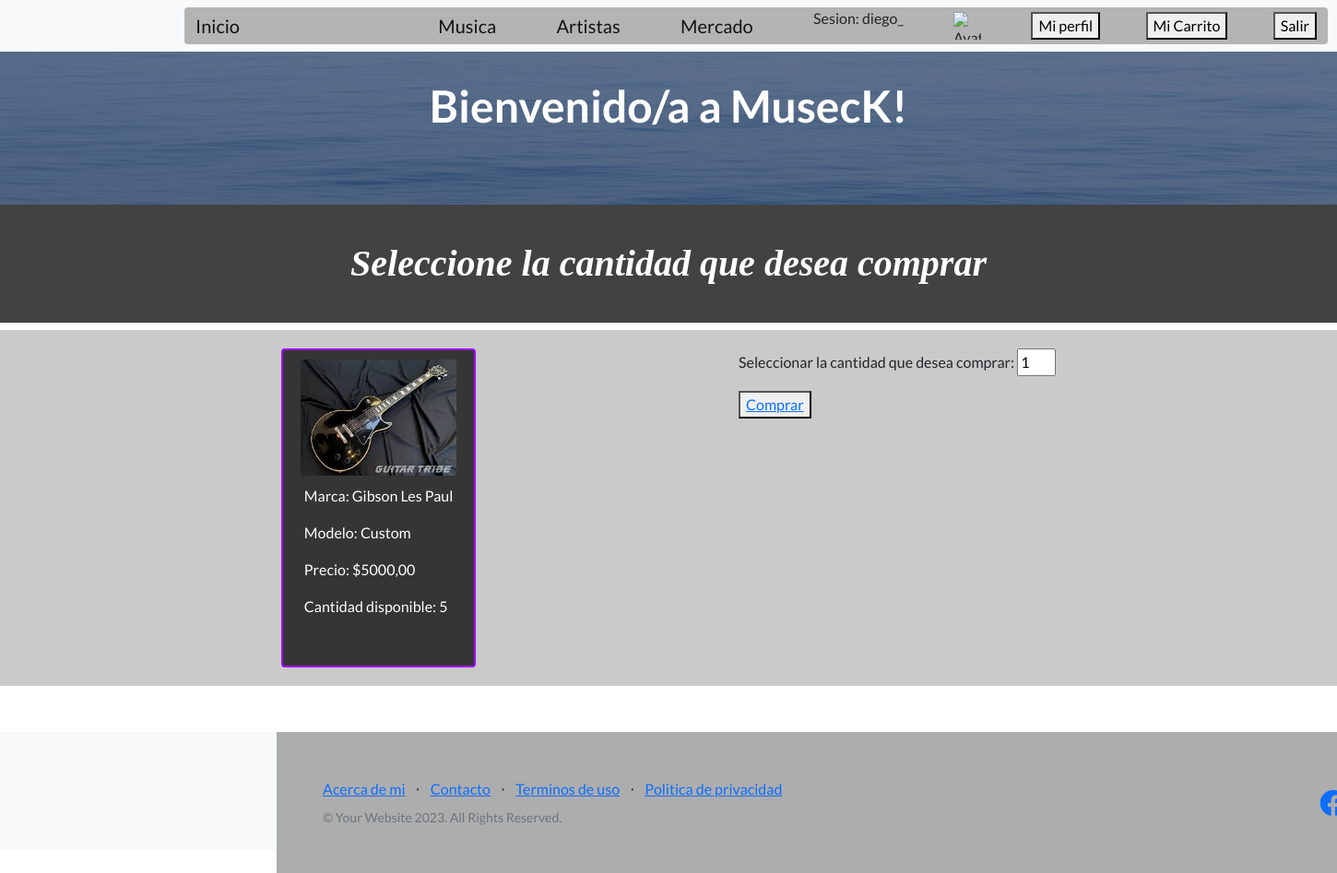
Screenshot of /app-include/datos-compras/6 (signed in) with the database file from the repository.
### AppPrueba/models.py (models this page shows, shortened)
class Instrumento(models.Model):
    TIPO_CHOICES = [
        ('guitarra', 'Guitarra'),
        ('bajo', 'Bajo'),
        ('baterias', 'Baterias'),
        ('violines', 'Violines'),
        ('ukeleles', 'Ukeleles'),
        ('saxofones', 'Saxofones'),
        ('pianos', 'Pianos'),
        ('acordeones' , 'Acordeones'),
        ('flautas' , 'Flautas'),
    ]
    marca = models.CharField(max_length=50, default='')
    modelo = models.CharField(max_length=50)
    precio = models.DecimalField(max_digits=10, decimal_places=2)
    cantidad_disponible = models.IntegerField(default=0)
    imagen = models.ImageField(upload_to='instrumentos/', null=True, blank=True)
    tipo = models.CharField(max_length=50, default="", choices=TIPO_CHOICES)

### AppPrueba/views.py (the view)
# urls.py: path("datos-compras/<pk>", comprar, name = "DatosCompras"),
def comprar(req, pk):
    instrumento = get_object_or_404(Instrumento, pk=pk)
    return render(req, "datos-compra.html", {"instrumento": instrumento})

### AppPrueba/context_processors.py (called while the page is built)
def avatar(request):
    if request.user.is_authenticated:
        try:
            avatar = Avatar.objects.get(user=request.user)
        except Avatar.DoesNotExist:
            avatar = None
    else:
        avatar = None
    return {'avatar': avatar}

### AppPrueba/templates/datos-compra.html
{% extends "padre.html" %}
{% block contenido_variable %}
    <h1 id="mi-h1">Seleccione la cantidad que desea comprar</h1>
    <div id="contenedor-general">
        <div id="contenedor-publicacion">
            <ul class="detalle-publicacion">
                <li class="lista-pubs">
                    {% if instrumento.imagen %}
                        <img id="mis-img" src="{{ instrumento.imagen.url }}" alt="Imagen del instrumento">
                    {% endif %}
                    <div class="datos-publicacion">
                        <p>Marca: {{ instrumento.marca }}</p>
                        <p>Modelo: {{ instrumento.modelo }}</p>
                        <p>Precio: ${{ instrumento.precio }}</p>
                        <p>Cantidad disponible: {{ instrumento.cantidad_disponible }}</p>
                    </div>
                </li>
            </ul>
        </div>
        <form method="get" action="{% url 'FormaPago' %}">{% csrf_token %}
            <p>Seleccionar la cantidad que desea comprar: <input value="1" type="number" name="cantidad" min="1" max="{{ instrumento.cantidad_disponible }}" required></p>
            <button type="submit"><a href="{% url 'FormaPago' %}">Comprar</a></button>
        </form>
    </div>
{% endblock contenido_variable %}

### AppPrueba/templates/navbar.html
{% load static %}
<nav class="navbar navbar-light bg-light static-top" id="navbar">
    <div class="container" id="mi_container">
        <div class="cont-inicio">
            <a class="navbar-brand" href="{% url 'Inicio' %}">Inicio</a>
        </div>
        <a class="navbar-brand" href="{% url 'ListaGeneros' %}">Musica</a>
        <a class="navbar-brand" href="{% url 'Artistas' %}">Artistas</a>
        <a class="navbar-brand" href="{% url 'Categorias' %}">Mercado</a>
        {% if user.is_authenticated %}
            <p>
                Sesion: {{user.username}}
            </p>
                {% if avatar %}
                    <img src="{{ avatar.url }}" alt="Avatar" style="width: 30px; height: 30px; margin: 5px;"/>
                {% else %}
                <img src="{% static 'assets/img/imagenxdefecto.jpg' %}" alt="Avatar por defecto" style="width: 30px; height: 30px; margin: 5px;"/>
                {% endif %}
            <a href="{% url 'EditarPerfil' %}">
                <button type="submit">Mi perfil</button>
            </a>
            <a href="{% url 'MiCarrito' %}">
                <button type="submit">Mi Carrito</button>
            </a>
            <form action="{% url 'LogoutUser' %}" method="post"> {% csrf_token %}
                <button type="submit">Salir</button>
            </form>
        {%else%}
            <div class="cont-login-register">
                <a class="btn btn-primary" href="{% url 'Registro' %}">Registrarse</a>
                <a class="btn btn-primary" href="{% url 'IniciarSesion' %}">Iniciar sesion</a>
            </div>
        {% endif %}
    </div>
</nav>

### AppPrueba/static/css/mi_estilo.css (style rules this page uses)
.cont-inicio { margin-right: 150px; }
#navbar { background: rgb(173, 137, 137); }
#mi_container { background: rgb(180, 180, 180); margin: 0 10px 0 200px; display: flex; flex-flow: row; border-radius: 4px; }
#mi-h1 { font-style: italic; font-family: 'Times New Roman', Times, serif; color: rgb(255, 255, 255); padding: 40px; background-color: rgb(66, 66, 66); display: flex; flex-flow: row; justify-content: center; }
#contenedor-general { width: 100%; height: 100%; background: rgb(202, 202, 202); display: flex; flex-wrap: column; justify-content: space-evenly; padding: 20px; }
#contenedor-publicacion { width: 15%; height: 10%; margin-bottom: 0; padding: 10px; background: rgb(53, 53, 53); border: solid 2px rgb(162, 0, 255); border-radius: 4px; }
.detalle-publicacion { list-style-type: none; padding: 0; }
.lista-pubs { display: flex; flex-direction: column; justify-content: center; align-items: center; margin-bottom: 10px; }
#mis-img { width: 90%; height: 50%; border-radius: 4px; margin-bottom: 10px; }
.datos-publicacion { color: rgb(255, 255, 255); margin-bottom: 10px; }

### rows the page displays
Instrumento: imagen (picture), marca "Gibson Les Paul", modelo "Custom", precio "5000,00", cantidad_disponible "5"

### other values shown
{{ user.username }} "diego_"
